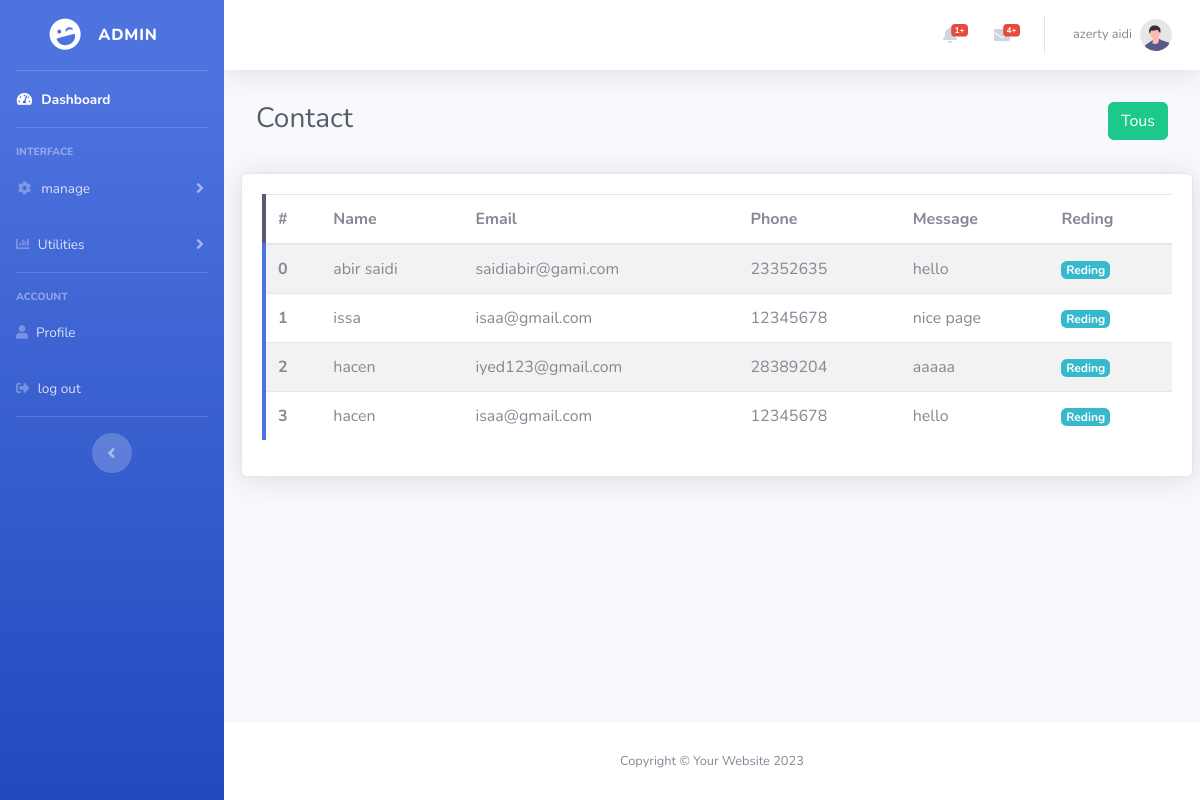
/viwes/admin/listcontact.php (signed in), run on the app's committed database.
### tables this page shows
CREATE TABLE `contact` (
  `id_contact` int(11) NOT NULL,
  `nom` varchar(30) NOT NULL,
  `email` varchar(50) NOT NULL,
  `tel` varchar(8) NOT NULL,
  `message` varchar(500) NOT NULL,
  `reading` int(1) NOT NULL
);

### database/config.php (called while the page is built, shortened)
<?php
abstract class Connexion {
function __construct()
{
$this->pdo =new PDO('mysql:host=localhost;dbname=hotel','root','');
}
}
?>

### controllers/admincontroller.php (called while the page is built, shortened)
<?php
include_once('../../database/config.php');
class controllerAdmin extends Connexion{
function listadmin($id){
    $query = "select * from admin where id = $id";
    $res = $this->pdo->prepare($query);
    $res->execute();
    return $res;
}
function listreservation($ch){
    $query = "select prenom,cl.nom,numero_chamber,confirmation,id_chamber,id_client,prix_total,date_fin,date_debut,numero from chamber c, client cl , reservation r where c.id = r.id_chamber and cl.num = r.id_client and r.confirmation = 0 ".$ch;
    $res = $this->pdo->prepare($query);
    $res->execute();
    return $res;
}
function listcontact($ch){
    $query = "select * from contact where reading = 0 ".$ch;
    $res = $this->pdo->prepare($query);
    $res->execute();
    return $res;
}
}
?>

### viwes/admin/listcontact.php (the view, shortened to what this page needs)
<?php
include_once("../../controllers/admincontroller.php");
$controller = new  controllerAdmin();
$res = $controller->listadmin($_SESSION["idadmin"])->fetch();
$listres = $controller->listreservation("LIMIT 3");
$n = $listres->rowCount();
$countcontact = $controller->listcontact("")->rowCount();
$listcontactreding = $controller->listcontact("");
?>
<!DOCTYPE html>
<html lang="en">
<head>
    <link href="vendor/fontawesome-free/css/all.min.css" rel="stylesheet" type="text/css">
    <link href="./css/style.css" rel="stylesheet" type="text/css">
    <link href="css/sb-admin-2.min.css" rel="stylesheet">
</head>
<body id="page-top">
    <div id="wrapper">
        <ul class="navbar-nav bg-gradient-primary sidebar sidebar-dark accordion" id="accordionSidebar">
            <a class="sidebar-brand d-flex align-items-center justify-content-center" href="index.html">
                <div class="sidebar-brand-icon rotate-n-15">
                    <i class="fas fa-laugh-wink"></i>
                </div>
                <div class="sidebar-brand-text mx-3">Admin</div>
            </a>
            <hr class="sidebar-divider my-0">
            <li class="nav-item active">
                <a class="nav-link" href="dashboard.php">
                    <i class="fas fa-fw fa-tachometer-alt"></i>
                    <span>Dashboard</span></a>
            </li>
            <hr class="sidebar-divider">
            <div class="sidebar-heading">
                Interface
            </div>
            <li class="nav-item">
                <a class="nav-link collapsed" href="#" data-toggle="collapse" data-target="#collapseTwo"
                    aria-expanded="true" aria-controls="collapseTwo">
                    <i class="fas fa-fw fa-cog"></i>
                    <span>manage</span>
                </a>
            </li>
            <li class="nav-item">
                <a class="nav-link collapsed" href="#" data-toggle="collapse" data-target="#collapseUtilities"
                    aria-expanded="true" aria-controls="collapseUtilities">
                    <i class="fas fa-chart-bar"></i>
                    <span>Utilities</span>
                </a>
            </li>
            <hr class="sidebar-divider">
            <div class="sidebar-heading">
            ACCOUNT
            </div>
            <li class="nav-item">
                <a class="nav-link" href="profile.php">
                <i class="fa fa-user"></i>
                    <span>Profile</span></a>
            </li>
            <li class="nav-item">
                <a class="nav-link" href="logout.php">
                <i class="fas fa-sign-out-alt" ></i>
                    <span>log out</span></a>
            </li>
            <hr class="sidebar-divider d-none d-md-block">
            <div class="text-center d-none d-md-inline">
                <button class="rounded-circle border-0" id="sidebarToggle"></button>
            </div>
        </ul>
        <div id="content-wrapper" class="d-flex flex-column">
            <div id="content">
                <nav class="navbar navbar-expand navbar-light bg-white topbar mb-4 static-top shadow">
                    <ul class="navbar-nav ml-auto">
                        <li class="nav-item dropdown no-arrow mx-1">
                            <a class="nav-link dropdown-toggle" href="#" id="alertsDropdown" role="button"
                                data-toggle="dropdown" aria-haspopup="true" aria-expanded="false">
                                <i class="fas fa-bell fa-fw"></i>
                                <span class="badge badge-danger badge-counter"><?php echo $n ?>+</span>
                            </a>
                        </li>
                        <li class="nav-item dropdown no-arrow mx-1">
                            <a class="nav-link dropdown-toggle" href="#" id="messagesDropdown" role="button"
                                data-toggle="dropdown" aria-haspopup="true" aria-expanded="false">
                                <i class="fas fa-envelope fa-fw"></i>
                                <span class="badge badge-danger badge-counter"><?php echo $countcontact ?>+</span>
                            </a>
                        </li>
                        <li class="nav-item dropdown no-arrow">
                            <a class="nav-link dropdown-toggle" href="#" id="userDropdown" role="button"
                                data-toggle="dropdown" aria-haspopup="true" aria-expanded="false">
                                <span class="mr-2 d-none d-lg-inline text-gray-600 small"><?php echo $res[3]." ".$res[4]?></span>
                                <img class="img-profile rounded-circle"
                                    src="img/undraw_profile.svg">
                            </a>
                        </li>
                    </ul>
                </nav>
                <div class="container-fluid">
                <div class="d-flex">
                    <div class="d-sm-flex align-items-center justify-content-between mb-4 p-2">
                        <h1 class="h3 mb-0 text-gray-800">Contact</h1>
                    </div>
                    <div class="ml-auto p-2"><a href="toutcontact.php"><button type="button" class="btn btn-success">Tous</button></a></div>
                    </div>
                    <div class="row" >
                    <div class="col-xl-12 col-lg-12 card shadow" style="padding : 20px;margin:5px">
                    <table class="table table-striped border-left-dark">
  <thead>
    <tr>
      <th scope="col">#</th>
      <th scope="col">Name</th>
      <th scope="col">Email</th>
      <th scope="col">Phone</th>
      <th scope="col">Message</th>
      <th scope="col">Reding</th>
    </tr>
  </thead>
  <tbody class="border-left-primary">
    <?php $i = 0;
    while($l = $listcontactreding->fetch()){
    ?>
    <tr>
      <th scope="row"><?php echo $i ?></th>
      <td><?php echo $l[1] ?></td>
      <td><?php echo $l[2] ?></td>
      <td><?php echo $l[3] ?></td>
      <td><?php echo $l[4] ?></td>
      <td>
      <a href="updatecontact.php?id=<?php echo $l[0] ?>" class="badge badge-info">Reding</a></td>
    </tr>
    <?php
$i++;}?>
  </tbody>
</table>
                    </div>
                    </div>
                </div>
            </div>
            <footer class="sticky-footer bg-white">
                <div class="container my-auto">
                    <div class="copyright text-center my-auto">
                        <span>Copyright &copy; Your Website 2023</span>
                    </div>
                </div>
            </footer>
        </div>
    </div>
</body>
</html>

### data on the page
contact: nom "abir saidi", email "saidiabir@gami.com", tel "23352635", message "hello"
contact: nom "issa", email "isaa@gmail.com", tel "12345678", message "nice page"
contact: nom "hacen", email "iyed123@gmail.com", tel "28389204", message "aaaaa"
contact: nom "hacen", email "isaa@gmail.com", tel "12345678", message "hello"

### other printed values
$n "1"
$countcontact "4"
$res[3] "azerty"
$res[4] "aidi"
